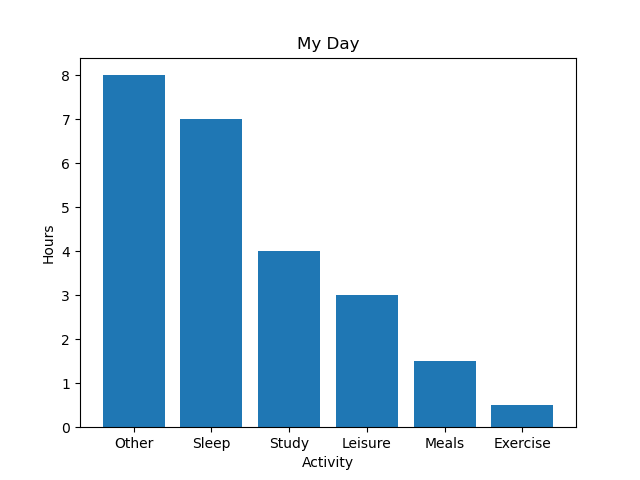

Python code for this plot:
# Mode 2: IDE - GitHub Copilot Chat
#
# Steps:
#   1. Open Copilot Chat
#      (left sidebar icon  OR  Ctrl+Shift+I / Cmd+Shift+I)
#   2. Type this prompt:
#      "Read sample.csv and create a bar chart using matplotlib.
#       Chart title: 'My Day'. Save the figure as mode2.png.
#       Write the code into mode2.py and make it ready to run."
#   3. Copilot will generate and insert the code directly into this file
#   4. Open the terminal and run:  python mode2.py
#
# Key insight: Copilot can SEE all your files in the Codespace.
# It knows sample.csv exists and what's in it.
#
# ------------------------------------------------------------------
# Copilot will write code here:
# ------------------------------------------------------------------
import pandas as pd
import matplotlib.pyplot as plt

# Read the CSV file
csv_path = "sample.csv"
df = pd.read_csv(csv_path)

# Sort the data by hours (descending) for the bar chart
df_sorted = df.sort_values(by="hours", ascending=False)

# Create the bar chart
plt.bar(df_sorted["activity"], df_sorted["hours"])

# Add labels and title
plt.title("My Day")
plt.xlabel("Activity")
plt.ylabel("Hours")

# Save the plot
plt.savefig("mode2.png")
